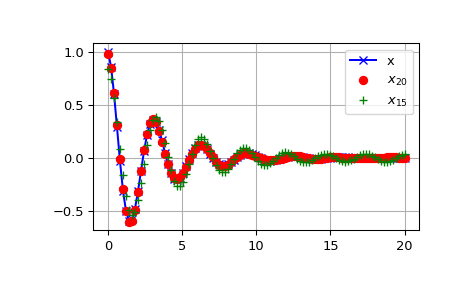

The Python source for this figure:
from scipy.fft import dct, idct
import matplotlib.pyplot as plt
N = 100
t = np.linspace(0,20,N)
x = np.exp(-t/3)*np.cos(2*t)
y = dct(x, norm='ortho')
window = np.zeros(N)
window[:20] = 1
yr = idct(y*window, norm='ortho')
sum(abs(x-yr)**2) / sum(abs(x)**2)
# 0.0010901402257
plt.plot(t, x, '-bx')
plt.plot(t, yr, 'ro')
window = np.zeros(N)
window[:15] = 1
yr = idct(y*window, norm='ortho')
sum(abs(x-yr)**2) / sum(abs(x)**2)
# 0.0718818065008
plt.plot(t, yr, 'g+')
plt.legend(['x', '$x_{20}$', '$x_{15}$'])
plt.grid()
plt.show()
